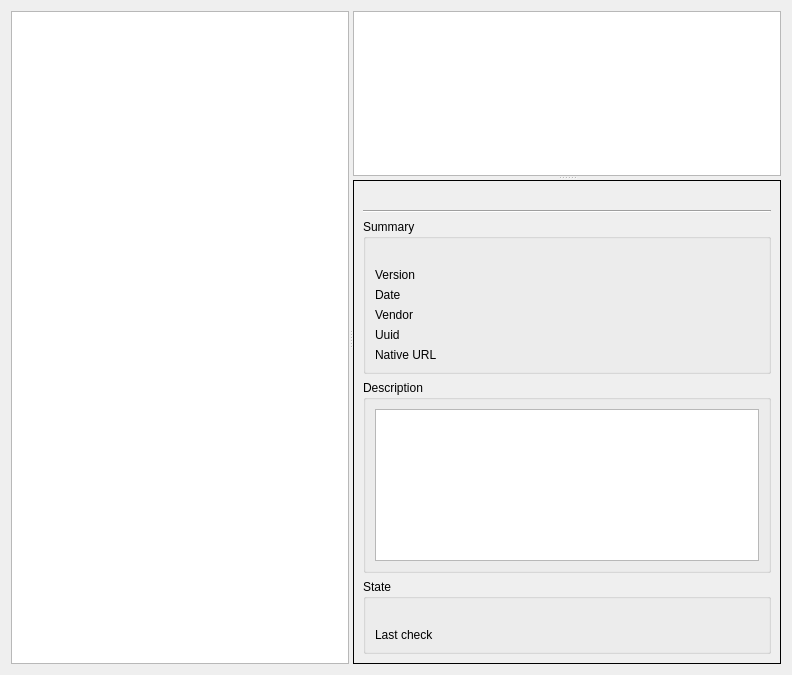
<?xml version="1.0" encoding="UTF-8"?>
<ui version="4.0">
 <class>DataPack::ServerEditor</class>
 <widget class="QWidget" name="DataPack::ServerEditor">
  <property name="geometry">
   <rect>
    <x>0</x>
    <y>0</y>
    <width>792</width>
    <height>675</height>
   </rect>
  </property>
  <property name="windowTitle">
   <string>Form</string>
  </property>
  <layout class="QGridLayout" name="gridLayout_2">
   <item row="1" column="0">
    <widget class="Utils::MiniSplitter" name="splitter_2">
     <property name="orientation">
      <enum>Qt::Horizontal</enum>
     </property>
     <widget class="QListView" name="serverView">
      <property name="editTriggers">
       <set>QAbstractItemView::NoEditTriggers</set>
      </property>
      <property name="alternatingRowColors">
       <bool>true</bool>
      </property>
      <property name="uniformItemSizes">
       <bool>true</bool>
      </property>
     </widget>
     <widget class="Utils::MiniSplitter" name="splitter">
      <property name="orientation">
       <enum>Qt::Vertical</enum>
      </property>
      <widget class="QListView" name="packView">
       <property name="editTriggers">
        <set>QAbstractItemView::NoEditTriggers</set>
       </property>
       <property name="alternatingRowColors">
        <bool>true</bool>
       </property>
       <property name="uniformItemSizes">
        <bool>true</bool>
       </property>
      </widget>
      <widget class="QStackedWidget" name="stackedWidget">
       <property name="frameShape">
        <enum>QFrame::Box</enum>
       </property>
       <property name="currentIndex">
        <number>0</number>
       </property>
       <widget class="QWidget" name="serverPage">
        <layout class="QGridLayout" name="gridLayout_5">
         <item row="0" column="0">
          <widget class="QLabel" name="serverName">
           <property name="text">
            <string/>
           </property>
          </widget>
         </item>
         <item row="2" column="0">
          <widget class="Line" name="line">
           <property name="orientation">
            <enum>Qt::Horizontal</enum>
           </property>
          </widget>
         </item>
         <item row="4" column="0">
          <widget class="QGroupBox" name="groupBox_2">
           <property name="title">
            <string>Description</string>
           </property>
           <layout class="QGridLayout" name="gridLayout">
            <item row="0" column="0">
             <widget class="QTextBrowser" name="serverDescription"/>
            </item>
           </layout>
          </widget>
         </item>
         <item row="5" column="0">
          <widget class="QGroupBox" name="groupBox_3">
           <property name="title">
            <string>State</string>
           </property>
           <layout class="QGridLayout" name="gridLayout_4">
            <item row="0" column="0" colspan="2">
             <widget class="QLabel" name="serverState">
              <property name="text">
               <string/>
              </property>
             </widget>
            </item>
            <item row="1" column="0">
             <widget class="QLabel" name="label_3">
              <property name="text">
               <string>Last check</string>
              </property>
             </widget>
            </item>
            <item row="1" column="1">
             <widget class="QLabel" name="lastCheck">
              <property name="text">
               <string/>
              </property>
             </widget>
            </item>
           </layout>
          </widget>
         </item>
         <item row="6" column="0">
          <spacer name="verticalSpacer">
           <property name="orientation">
            <enum>Qt::Vertical</enum>
           </property>
           <property name="sizeHint" stdset="0">
            <size>
             <width>20</width>
             <height>40</height>
            </size>
           </property>
          </spacer>
         </item>
         <item row="3" column="0">
          <widget class="QGroupBox" name="groupBox">
           <property name="title">
            <string>Summary</string>
           </property>
           <layout class="QGridLayout" name="gridLayout_3">
            <item row="2" column="0">
             <widget class="QLabel" name="label">
              <property name="text">
               <string>Version</string>
              </property>
             </widget>
            </item>
            <item row="2" column="1" colspan="3">
             <widget class="QLabel" name="serverVersion">
              <property name="text">
               <string/>
              </property>
             </widget>
            </item>
            <item row="1" column="0" colspan="4">
             <widget class="QLabel" name="shortServerDescription">
              <property name="font">
               <font>
                <weight>75</weight>
                <bold>true</bold>
               </font>
              </property>
              <property name="text">
               <string/>
              </property>
              <property name="scaledContents">
               <bool>true</bool>
              </property>
              <property name="wordWrap">
               <bool>true</bool>
              </property>
             </widget>
            </item>
            <item row="3" column="0">
             <widget class="QLabel" name="label_2">
              <property name="text">
               <string>Date</string>
              </property>
             </widget>
            </item>
            <item row="3" column="1" colspan="3">
             <widget class="QLabel" name="serverDate">
              <property name="text">
               <string/>
              </property>
             </widget>
            </item>
            <item row="4" column="0">
             <widget class="QLabel" name="label_7">
              <property name="text">
               <string>Vendor</string>
              </property>
             </widget>
            </item>
            <item row="4" column="1" colspan="3">
             <widget class="QLabel" name="serverVendor">
              <property name="text">
               <string/>
              </property>
             </widget>
            </item>
            <item row="5" column="0">
             <widget class="QLabel" name="label_4">
              <property name="text">
               <string>Uuid</string>
              </property>
             </widget>
            </item>
            <item row="5" column="1" colspan="3">
             <widget class="QLabel" name="serverUuid">
              <property name="text">
               <string/>
              </property>
             </widget>
            </item>
            <item row="6" column="0">
             <widget class="QLabel" name="label_5">
              <property name="text">
               <string>Native URL</string>
              </property>
             </widget>
            </item>
            <item row="6" column="1" colspan="3">
             <widget class="QLabel" name="serverNativeUrl">
              <property name="text">
               <string/>
              </property>
              <property name="wordWrap">
               <bool>true</bool>
              </property>
             </widget>
            </item>
           </layout>
          </widget>
         </item>
        </layout>
       </widget>
       <widget class="QWidget" name="packPage">
        <layout class="QGridLayout" name="gridLayout_10">
         <item row="0" column="0" colspan="3">
          <widget class="QLabel" name="packName">
           <property name="text">
            <string/>
           </property>
          </widget>
         </item>
         <item row="1" column="0" colspan="3">
          <widget class="Line" name="line_2">
           <property name="orientation">
            <enum>Qt::Horizontal</enum>
           </property>
          </widget>
         </item>
         <item row="3" column="0">
          <spacer name="horizontalSpacer">
           <property name="orientation">
            <enum>Qt::Horizontal</enum>
           </property>
           <property name="sizeHint" stdset="0">
            <size>
             <width>232</width>
             <height>23</height>
            </size>
           </property>
          </spacer>
         </item>
         <item row="3" column="1">
          <widget class="QToolButton" name="toolButton_2">
           <property name="text">
            <string/>
           </property>
          </widget>
         </item>
         <item row="3" column="2">
          <widget class="QToolButton" name="installToolButton">
           <property name="text">
            <string/>
           </property>
           <property name="popupMode">
            <enum>QToolButton::MenuButtonPopup</enum>
           </property>
           <property name="toolButtonStyle">
            <enum>Qt::ToolButtonTextBesideIcon</enum>
           </property>
           <property name="autoRaise">
            <bool>false</bool>
           </property>
           <property name="arrowType">
            <enum>Qt::NoArrow</enum>
           </property>
          </widget>
         </item>
         <item row="4" column="0" colspan="3">
          <widget class="QGroupBox" name="groupBox_7">
           <property name="title">
            <string>Process</string>
           </property>
           <layout class="QGridLayout" name="gridLayout_9">
            <item row="0" column="0">
             <widget class="QLabel" name="processLabel">
              <property name="text">
               <string/>
              </property>
             </widget>
            </item>
            <item row="0" column="1">
             <widget class="QProgressBar" name="processProgressBar">
              <property name="value">
               <number>24</number>
              </property>
             </widget>
            </item>
           </layout>
          </widget>
         </item>
         <item row="2" column="0" colspan="3">
          <widget class="QTextBrowser" name="packSummary"/>
         </item>
        </layout>
       </widget>
      </widget>
     </widget>
    </widget>
   </item>
   <item row="0" column="0">
    <layout class="QHBoxLayout" name="toolbarLayout"/>
   </item>
  </layout>
 </widget>
 <customwidgets>
  <customwidget>
   <class>Utils::MiniSplitter</class>
   <extends>QSplitter</extends>
   <header location="global">utils/widgets/minisplitter.h</header>
   <container>1</container>
  </customwidget>
 </customwidgets>
 <resources/>
 <connections/>
</ui>
